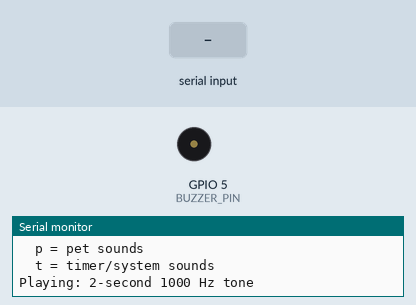
A sketch run on a simulated ESP32. On the bench: buzzer (waves = sounding), the last lines printed to the serial monitor. The inputs (shaded band) are chosen by the test bench.

Above: at 5.5 s.
5.6 s: "a" received over Serial
At 6.6 s:
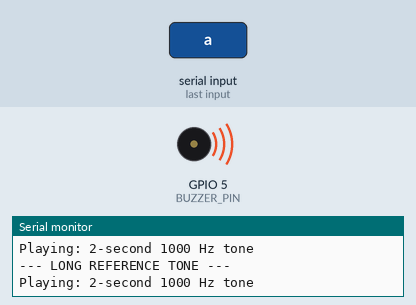
Timing chart, 0 to 14.6 s (numbered marks = the images above; inputs shaded):
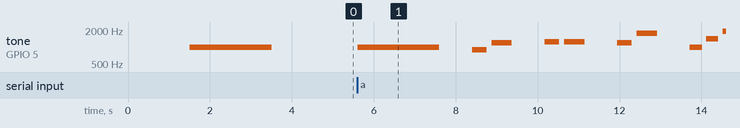

The sketch:

passive-buzzer-demo.ino
```cpp
#include <Arduino.h>

// StudyMochi passive-buzzer test.
// This sketch does not use the MAX98357A, speaker, SD card, or I2S.
constexpr uint8_t BUZZER_PIN = 5;

struct Note {
  uint16_t frequency;
  uint16_t durationMs;
  uint16_t gapMs;
};

const Note LONG_TONE[] = {{1000, 2000, 0}};

const Note MODE_CLOCK[] = {{900, 350, 120}, {1200, 500, 0}};
const Note MODE_TIMER[] = {{1250, 350, 120}, {1250, 500, 0}};
const Note MODE_AI[] = {{1200, 350, 120}, {1750, 500, 0}};
const Note MODE_POMO[] = {
    {1000, 300, 100}, {1400, 300, 100}, {1900, 500, 0}};

const Note PET_HAPPY[] = {{740, 350, 120}, {990, 600, 0}};
const Note PET_ANGRY[] = {
    {420, 350, 100}, {330, 450, 100}, {420, 600, 0}};
const Note PET_SAD[] = {{900, 500, 150}, {650, 800, 0}};

const Note START_CUE[] = {{700, 350, 120}, {1100, 550, 0}};
const Note PAUSE_CUE[] = {{1100, 350, 120}, {700, 550, 0}};
const Note DONE_CUE[] = {
    {880, 400, 150}, {1175, 450, 150}, {1568, 800, 0}};
const Note ERROR_CUE[] = {{360, 450, 180}, {300, 650, 0}};

void playPattern(const char *name, const Note *notes, size_t noteCount) {
  Serial.printf("Playing: %s\n", name);
  for (size_t i = 0; i < noteCount; ++i) {
    tone(BUZZER_PIN, notes[i].frequency, notes[i].durationMs);
    delay(notes[i].durationMs);
    noTone(BUZZER_PIN);
    digitalWrite(BUZZER_PIN, LOW);
    if (notes[i].gapMs)
      delay(notes[i].gapMs);
  }
  delay(800);
}

#define PLAY_PATTERN(name, notes)                                             \
  playPattern(name, notes, sizeof(notes) / sizeof((notes)[0]))

void playModeTests() {
  PLAY_PATTERN("Clock mode", MODE_CLOCK);
  PLAY_PATTERN("Timer mode", MODE_TIMER);
  PLAY_PATTERN("AI mode", MODE_AI);
  PLAY_PATTERN("Pet Pomodoro mode", MODE_POMO);
}

void playPetTests() {
  PLAY_PATTERN("Happy pet", PET_HAPPY);
  PLAY_PATTERN("Angry pet", PET_ANGRY);
  PLAY_PATTERN("Sad pet", PET_SAD);
}

void playActionTests() {
  PLAY_PATTERN("Start / resume", START_CUE);
  PLAY_PATTERN("Pause / stop", PAUSE_CUE);
  PLAY_PATTERN("Timer complete", DONE_CUE);
  PLAY_PATTERN("Invalid / error", ERROR_CUE);
}

void playAllTests() {
  Serial.println("\n--- LONG REFERENCE TONE ---");
  PLAY_PATTERN("2-second 1000 Hz tone", LONG_TONE);
  Serial.println("\n--- MODE NOTIFICATIONS ---");
  playModeTests();
  Serial.println("\n--- PET REACTIONS ---");
  playPetTests();
  Serial.println("\n--- TIMER AND SYSTEM CUES ---");
  playActionTests();
  Serial.println("--- TEST COMPLETE ---\n");
}

void setup() {
  Serial.begin(115200);
  pinMode(BUZZER_PIN, OUTPUT);
  digitalWrite(BUZZER_PIN, LOW);
  delay(500);

  Serial.println("\nStudyMochi passive-buzzer demo on GPIO 5");
  Serial.println("Commands:");
  Serial.println("  l = one long 2-second tone");
  Serial.println("  a = all sounds");
  Serial.println("  m = mode sounds");
  Serial.println("  p = pet sounds");
  Serial.println("  t = timer/system sounds");

  delay(1000);
  PLAY_PATTERN("2-second 1000 Hz tone", LONG_TONE);
}

void loop() {
  if (!Serial.available()) {
    delay(5);
    return;
  }

  char command = (char)tolower(Serial.read());
  while (Serial.available())
    Serial.read();

  if (command == 'l')
    PLAY_PATTERN("2-second 1000 Hz tone", LONG_TONE);
  else if (command == 'a')
    playAllTests();
  else if (command == 'm')
    playModeTests();
  else if (command == 'p')
    playPetTests();
  else if (command == 't')
    playActionTests();
  else
    Serial.println("Use: l=long, a=all, m=modes, p=pets, t=timer/system");
}
```

Measured:
- after the input at 5.6 s, tone on GPIO 5 (BUZZER_PIN): plays 1000 Hz for 2.0 s, 900 Hz for 0.35 s, 1200 Hz for 0.50 s, 1250 Hz for 0.35 s, 1250 Hz for 0.50 s, 1200 Hz for 0.35 s … (10 notes in this stretch), starting at once
